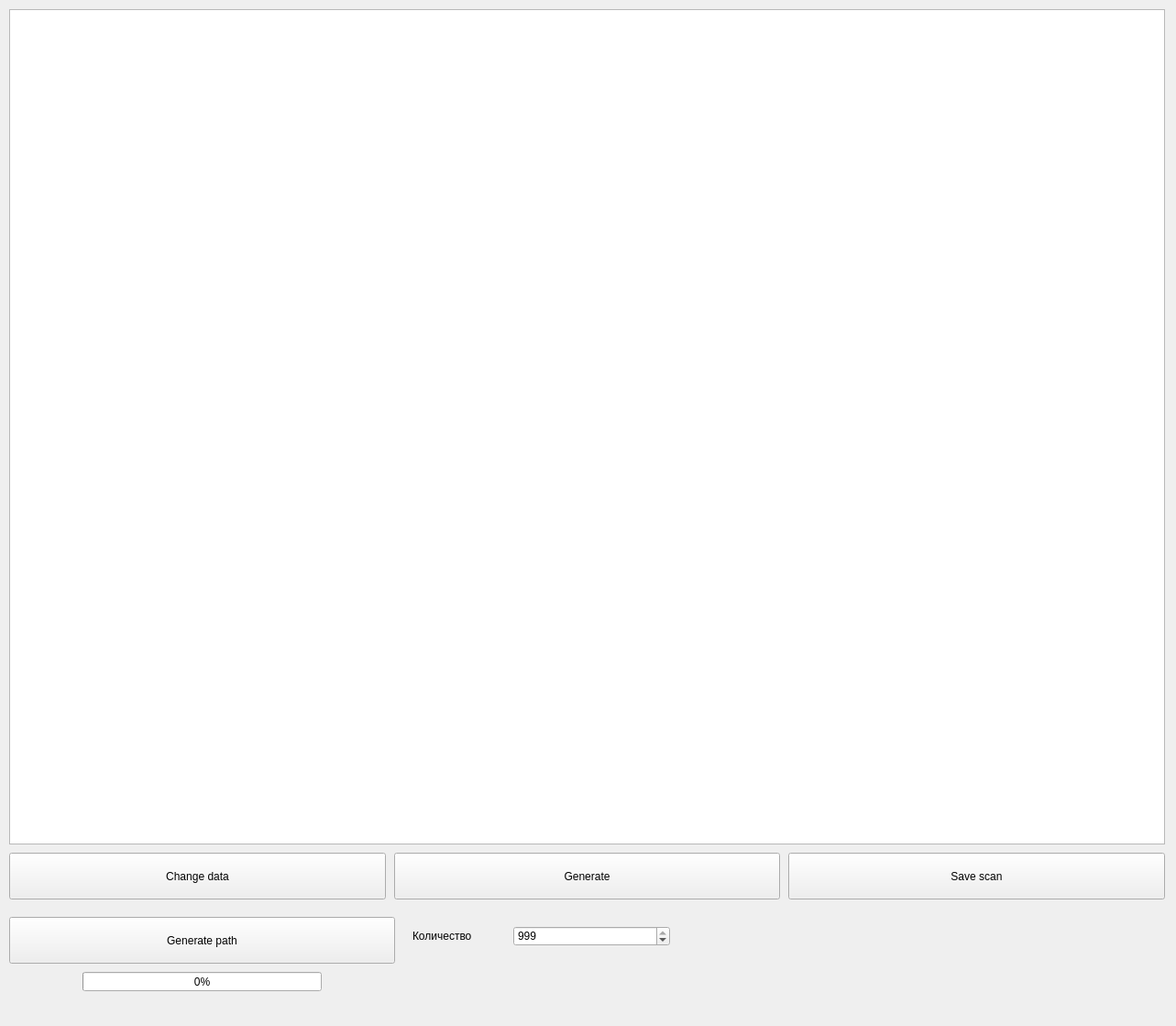
<?xml version="1.0" encoding="UTF-8"?>
<ui version="4.0">
 <class>MainWindow</class>
 <widget class="QMainWindow" name="MainWindow">
  <property name="geometry">
   <rect>
    <x>0</x>
    <y>0</y>
    <width>1283</width>
    <height>1119</height>
   </rect>
  </property>
  <property name="windowTitle">
   <string>MainWindow</string>
  </property>
  <widget class="QWidget" name="centralwidget">
   <widget class="QGraphicsView" name="passportView">
    <property name="geometry">
     <rect>
      <x>10</x>
      <y>10</y>
      <width>1261</width>
      <height>911</height>
     </rect>
    </property>
   </widget>
   <widget class="QPushButton" name="changeButton">
    <property name="geometry">
     <rect>
      <x>10</x>
      <y>930</y>
      <width>411</width>
      <height>51</height>
     </rect>
    </property>
    <property name="text">
     <string>Change data</string>
    </property>
   </widget>
   <widget class="QPushButton" name="generateButton">
    <property name="geometry">
     <rect>
      <x>430</x>
      <y>930</y>
      <width>421</width>
      <height>51</height>
     </rect>
    </property>
    <property name="text">
     <string>Generate</string>
    </property>
   </widget>
   <widget class="QPushButton" name="saveButton">
    <property name="geometry">
     <rect>
      <x>860</x>
      <y>930</y>
      <width>411</width>
      <height>51</height>
     </rect>
    </property>
    <property name="text">
     <string>Save scan</string>
    </property>
   </widget>
   <widget class="QLabel" name="passportImg">
    <property name="geometry">
     <rect>
      <x>10</x>
      <y>10</y>
      <width>1261</width>
      <height>911</height>
     </rect>
    </property>
    <property name="text">
     <string/>
    </property>
   </widget>
   <widget class="QPushButton" name="generatePathButton">
    <property name="geometry">
     <rect>
      <x>10</x>
      <y>1000</y>
      <width>421</width>
      <height>51</height>
     </rect>
    </property>
    <property name="text">
     <string>Generate path</string>
    </property>
   </widget>
   <widget class="QSpinBox" name="genSpinBox">
    <property name="geometry">
     <rect>
      <x>560</x>
      <y>1010</y>
      <width>171</width>
      <height>22</height>
     </rect>
    </property>
    <property name="maximum">
     <number>999</number>
    </property>
    <property name="value">
     <number>999</number>
    </property>
    <property name="displayIntegerBase">
     <number>10</number>
    </property>
   </widget>
   <widget class="QLabel" name="label_5">
    <property name="geometry">
     <rect>
      <x>450</x>
      <y>1010</y>
      <width>101</width>
      <height>21</height>
     </rect>
    </property>
    <property name="text">
     <string>Количество</string>
    </property>
   </widget>
   <widget class="QProgressBar" name="progressBar">
    <property name="geometry">
     <rect>
      <x>90</x>
      <y>1060</y>
      <width>261</width>
      <height>21</height>
     </rect>
    </property>
    <property name="value">
     <number>0</number>
    </property>
   </widget>
  </widget>
  <widget class="QMenuBar" name="menubar">
   <property name="geometry">
    <rect>
     <x>0</x>
     <y>0</y>
     <width>1283</width>
     <height>22</height>
    </rect>
   </property>
  </widget>
 </widget>
 <resources/>
 <connections/>
</ui>
